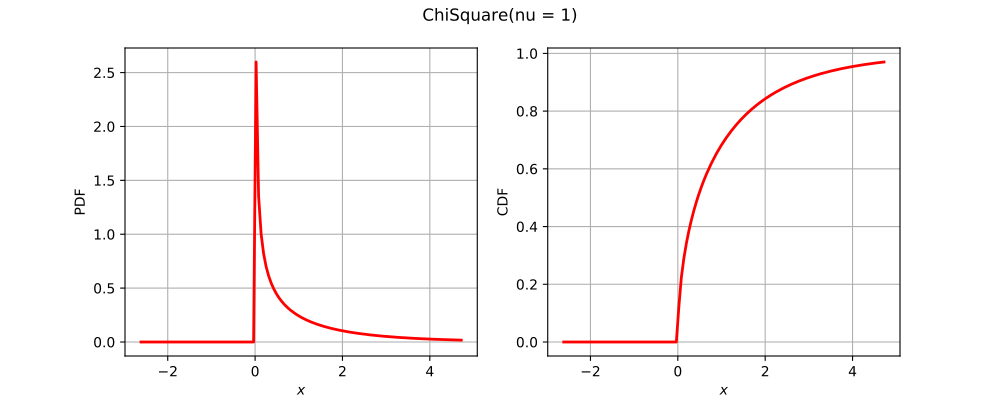

Here is the Python script that generated this plot:
import openturns as ot
from matplotlib import pyplot as plt
from openturns.viewer import View
if ot.ChiSquare().__class__.__name__ == 'Bernoulli':
    distribution = ot.Bernoulli(0.7)
elif ot.ChiSquare().__class__.__name__ == 'Binomial':
    distribution = ot.Binomial(5, 0.2)
elif ot.ChiSquare().__class__.__name__ == 'ComposedDistribution':
    copula = ot.IndependentCopula(2)
    marginals = [ot.Uniform(1.0, 2.0), ot.Normal(2.0, 3.0)]
    distribution = ot.ComposedDistribution(marginals, copula)
elif ot.ChiSquare().__class__.__name__ == 'CumulativeDistributionNetwork':
    coll = [ot.Normal(2),ot.Dirichlet([0.5, 1.0, 1.5])]
    distribution = ot.CumulativeDistributionNetwork(coll, ot.BipartiteGraph([[0,1], [0,1]]))
elif ot.ChiSquare().__class__.__name__ == 'Histogram':
    distribution = ot.Histogram([-1.0, 0.5, 1.0, 2.0], [0.45, 0.4, 0.15])
elif ot.ChiSquare().__class__.__name__ == 'KernelMixture':
    kernel = ot.Uniform()
    sample = ot.Normal().getSample(5)
    bandwith = [1.0]
    distribution = ot.KernelMixture(kernel, bandwith, sample)
elif ot.ChiSquare().__class__.__name__ == 'MaximumDistribution':
    coll = [ot.Uniform(2.5, 3.5), ot.LogUniform(1.0, 1.2), ot.Triangular(2.0, 3.0, 4.0)]
    distribution = ot.MaximumDistribution(coll)
elif ot.ChiSquare().__class__.__name__ == 'Multinomial':
    distribution = ot.Multinomial(5, [0.2])
elif ot.ChiSquare().__class__.__name__ == 'RandomMixture':
    coll = [ot.Triangular(0.0, 1.0, 5.0), ot.Uniform(-2.0, 2.0)]
    weights = [0.8, 0.2]
    cst = 3.0
    distribution = ot.RandomMixture(coll, weights, cst)
elif ot.ChiSquare().__class__.__name__ == 'TruncatedDistribution':
    distribution = ot.TruncatedDistribution(ot.Normal(2.0, 1.5), 1.0, 4.0)
elif ot.ChiSquare().__class__.__name__ == 'UserDefined':
    distribution = ot.UserDefined([[0.0], [1.0], [2.0]], [0.2, 0.7, 0.1])
elif ot.ChiSquare().__class__.__name__ == 'ZipfMandelbrot':
    distribution = ot.ZipfMandelbrot(10, 2.5, 0.3)
else:
    distribution = ot.ChiSquare()
dimension = distribution.getDimension()
title = str(distribution)[:100].split('\n')[0]
if dimension == 1:
    distribution.setDescription(['$x$'])
    pdf_graph = distribution.drawPDF()
    cdf_graph = distribution.drawCDF()
    fig = plt.figure(figsize=(10, 4))
    pdf_axis = fig.add_subplot(121)
    cdf_axis = fig.add_subplot(122)
    View(pdf_graph, figure=fig, axes=[pdf_axis], add_legend=False)
    View(cdf_graph, figure=fig, axes=[cdf_axis], add_legend=False)
    fig.suptitle(title)
elif dimension == 2:
    distribution.setDescription(['$x_1$', '$x_2$'])
    pdf_graph = distribution.drawPDF()
    pdf_graph.setTitle(title)
    fig = plt.figure(figsize=(10, 5))
    pdf_axis = fig.add_subplot(111)
    View(pdf_graph, figure=fig, axes=[pdf_axis], add_legend=False, square_axes=True)
